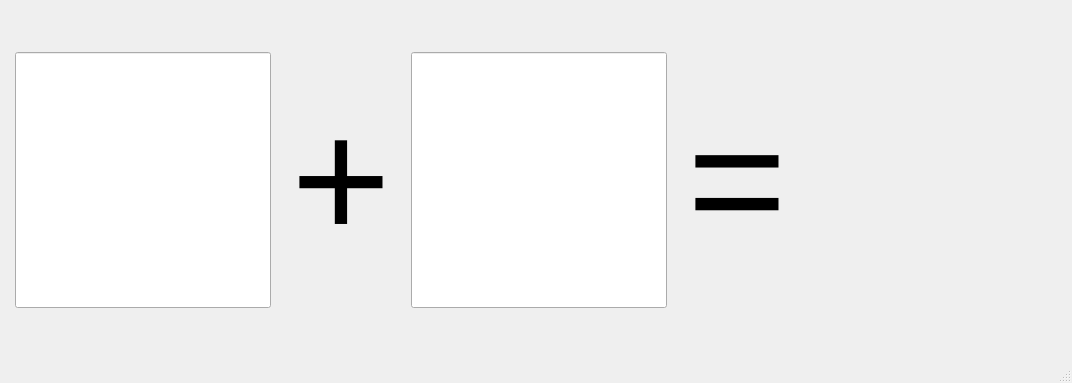
<?xml version="1.0" encoding="UTF-8"?>
<ui version="4.0">
 <class>MainWindow</class>
 <widget class="QMainWindow" name="MainWindow">
  <property name="geometry">
   <rect>
    <x>0</x>
    <y>0</y>
    <width>1072</width>
    <height>383</height>
   </rect>
  </property>
  <property name="font">
   <font>
    <pointsize>9</pointsize>
   </font>
  </property>
  <property name="windowTitle">
   <string>MainWindow</string>
  </property>
  <widget class="QWidget" name="centralwidget">
   <layout class="QGridLayout" name="gridLayout">
    <item row="0" column="2" colspan="7">
     <spacer name="horizontalSpacer">
      <property name="orientation">
       <enum>Qt::Orientation::Horizontal</enum>
      </property>
      <property name="sizeHint" stdset="0">
       <size>
        <width>1051</width>
        <height>20</height>
       </size>
      </property>
     </spacer>
    </item>
    <item row="1" column="7" colspan="2">
     <widget class="QLabel" name="label_picture">
      <property name="minimumSize">
       <size>
        <width>256</width>
        <height>256</height>
       </size>
      </property>
      <property name="text">
       <string/>
      </property>
      <property name="alignment">
       <set>Qt::AlignmentFlag::AlignJustify|Qt::AlignmentFlag::AlignVCenter</set>
      </property>
     </widget>
    </item>
    <item row="1" column="3">
     <widget class="QLineEdit" name="lineEdit_1">
      <property name="minimumSize">
       <size>
        <width>256</width>
        <height>256</height>
       </size>
      </property>
      <property name="font">
       <font>
        <pointsize>128</pointsize>
       </font>
      </property>
      <property name="alignment">
       <set>Qt::AlignmentFlag::AlignCenter</set>
      </property>
      <property name="readOnly">
       <bool>true</bool>
      </property>
     </widget>
    </item>
    <item row="1" column="5">
     <widget class="QLineEdit" name="lineEdit_2">
      <property name="minimumSize">
       <size>
        <width>256</width>
        <height>256</height>
       </size>
      </property>
      <property name="font">
       <font>
        <pointsize>128</pointsize>
       </font>
      </property>
      <property name="alignment">
       <set>Qt::AlignmentFlag::AlignCenter</set>
      </property>
      <property name="readOnly">
       <bool>true</bool>
      </property>
     </widget>
    </item>
    <item row="1" column="4">
     <widget class="QLabel" name="label">
      <property name="minimumSize">
       <size>
        <width>128</width>
        <height>256</height>
       </size>
      </property>
      <property name="font">
       <font>
        <pointsize>128</pointsize>
       </font>
      </property>
      <property name="text">
       <string>+</string>
      </property>
      <property name="alignment">
       <set>Qt::AlignmentFlag::AlignCenter</set>
      </property>
     </widget>
    </item>
    <item row="1" column="6">
     <widget class="QLabel" name="label_2">
      <property name="minimumSize">
       <size>
        <width>128</width>
        <height>256</height>
       </size>
      </property>
      <property name="font">
       <font>
        <pointsize>128</pointsize>
       </font>
      </property>
      <property name="text">
       <string>=</string>
      </property>
      <property name="alignment">
       <set>Qt::AlignmentFlag::AlignCenter</set>
      </property>
     </widget>
    </item>
    <item row="2" column="3" colspan="6">
     <spacer name="horizontalSpacer_2">
      <property name="orientation">
       <enum>Qt::Orientation::Horizontal</enum>
      </property>
      <property name="sizeHint" stdset="0">
       <size>
        <width>40</width>
        <height>20</height>
       </size>
      </property>
     </spacer>
    </item>
   </layout>
  </widget>
  <widget class="QMenuBar" name="menubar">
   <property name="geometry">
    <rect>
     <x>0</x>
     <y>0</y>
     <width>1072</width>
     <height>33</height>
    </rect>
   </property>
  </widget>
  <widget class="QStatusBar" name="statusbar"/>
 </widget>
 <resources/>
 <connections/>
</ui>
